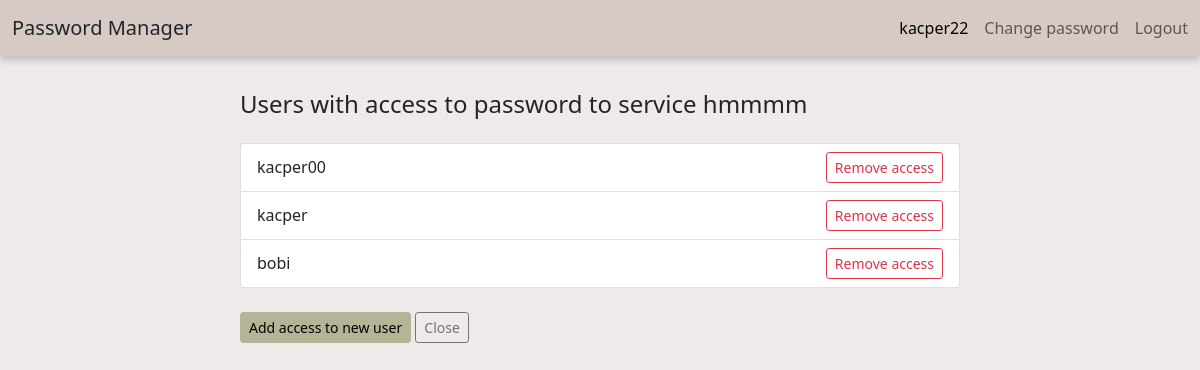
/services/28/permissions (signed in), run on an earlier commit of the app's database.
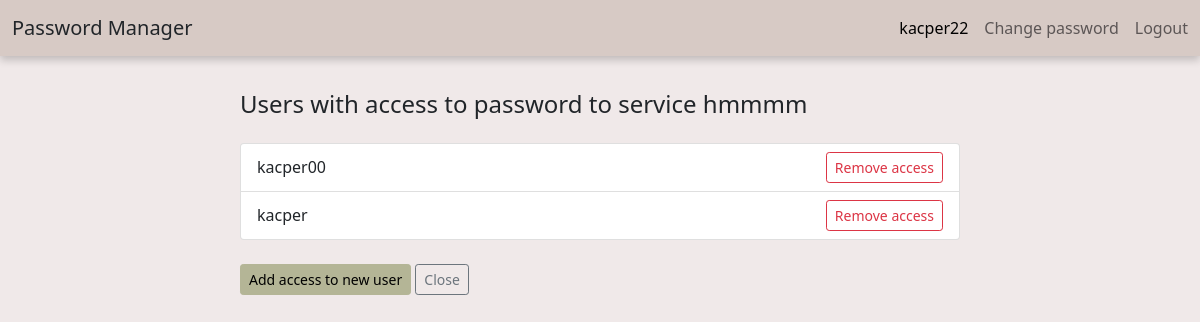
And on a later commit of the database.
### app/models.py (models this page shows, shortened)
class User(db.Model, UserMixin):
    id = db.Column(db.Integer(), primary_key=True)
    username = db.Column(db.String(length=30), nullable=False, unique=True)
    email_address = db.Column(db.String(length=100), nullable=False, unique=True)
    password_hash = db.Column(db.String(length=60), nullable=False)
    services = db.relationship('UserService', backref='user', lazy=True)
    admin_services = db.relationship('Service', backref='admin', lazy=True)
    @property
    def password(self):
        return self.password_hash

class Service(db.Model):
    id = db.Column(db.Integer(), primary_key=True)
    name = db.Column(db.String(length=50), nullable=False)
    link = db.Column(db.String(length=100))
    status = db.Column(db.String(length=20), nullable=False)
    encrypted_password = db.Column(db.String(length=100), nullable=False)
    password_iv = db.Column(db.String(length=100), nullable=False)
    users = db.relationship('UserService', backref='service', lazy=True)
    admin_id = db.Column(db.Integer(), db.ForeignKey('user.id'), nullable=False)
    show_password = "fake"

class UserService(db.Model):
    user_id = db.Column(db.Integer(), db.ForeignKey('user.id'), primary_key=True)
    service_id = db.Column(db.Integer(), db.ForeignKey('service.id'), primary_key=True)

### app/routes.py (the view)
@app.route('/services/<int:service_id>/permissions')
@login_required
def permissions_page(service_id):
    service = Service.query.get(service_id)
    if not check_service(service):
        return redirect(url_for('home_page'))
    return render_template('permissions.html', service=service)

### app/models.py (called while the page is built)
@login_manager.user_loader
def load_user(user_id):
    return User.query.get(int(user_id))

### app/routes.py (called while the page is built)
def check_service(service):
    if not service:
        flash('Service does not exist!', category='danger')
        return False
    if service.admin_id != current_user.id:
        flash('Access denied!', category='danger')
        return False
    return True

@app.context_processor
def example():
    def get_sth(sid):
        service = Service.query.get(sid)
        return service.encrypted_password
    return dict(myf=get_sth)

### app/templates/permissions.html (shortened to what this page needs)
{% extends 'base.html' %}
{% block content %}
<div class="permissions-container">
    <h1 class="h4 mb-4">Users with access to password to service {{ service.name }}</h1>
    <ul class="list-group mb-4">
        {% for us in service.users %}
        <li class="list-group-item d-flex justify-content-between align-items-center">
            {{ us.user.username }}
            <form action="{{ url_for('delete_permission', user_id=us.user.id, service_id=service.id) }}" method="POST">
                <input type="submit" class="btn btn-sm btn-outline-danger bg-cancel" value="Remove access">
            </form>
        </li>
        {% endfor %}
    </ul>
    <a class='btn btn-primary btn-sm bg-confirm' href="{{ url_for('add_permission', service_id=service.id) }}"
       role="button">
        Add access to new user
    </a>
    <a class="btn btn-outline-secondary btn-sm bg-cancel" href="{{ url_for('home_page') }}" role="button">Close</a>
</div>
{%  endblock %}

### app/templates/base.html (shortened to what this page needs)
<!doctype html>
<html lang="pl">
<head>
    <link href="https://cdn.jsdelivr.net/npm/bootstrap@5.1.3/dist/css/bootstrap.min.css" rel="stylesheet"
>
    <link rel="stylesheet" href="https://cdn.jsdelivr.net/npm/bootstrap-icons@1.7.2/font/bootstrap-icons.css">
    <link rel="stylesheet" type="text/css" href="{{ url_for('static', filename='main.css') }}">
</head>
<body class="bg-light-creamy">
<nav class="navbar navbar-expand-md bg-creamy nav-shadow fixed-top">
    <div class="container-fluid">
        <span class="navbar-brand mb-0"><a class="navbar-brand link-dark" href="{{ url_for('home_page') }}">Password Manager</a></span>
        {% if current_user.is_authenticated %}
        <div class="navbar-nav">
            <span class="navbar-text me-3 text-creamy">
              {{ current_user.username }}
            </span>
            <a class="logout nav-link px-0 me-3" href="{{ url_for('change_password') }}">Change password</a>
            <a class="logout nav-link px-0" href="{{ url_for('logout_page') }}">Logout</a>
        </div>
        {% endif %}
    </div>
</nav>
{% block content %}
{% endblock %}
</body>
</html>

### app/static/main.css (style rules this page uses)
:root { --main: #D7CAC5; --light-main: #F0E9E9; --text-main: #000000; --btn-primary: #c7b2b2; --btn-primary-hover: #9f8585; --table: #e1dada; --confirm: #B4B596; --confirm-hover: #c5c6a5; --cancel: #ce6c6c; --cancel-hover: #dc8181; }
body { padding-top: 50px!important; }
.permissions-container { margin-right: 20%; margin-left: 20%; margin-top: 40px; }
.bg-confirm.btn-primary, .bg-confirm.btn-primary:focus { background: var(--confirm); border-color: var(--confirm); }
.bg-creamy { background: var(--main); color: var(--text-main); }
.bg-light-creamy { background: var(--light-main); }
.nav-link, .nav-link:visited { color: var(--text-main); }
.logout.nav-link { color: #5C5656; }
.nav-shadow { box-shadow: 0 4px 8px 0 rgba(0, 0, 0, 0.2); }
.btn-primary, .btn-primary:focus { background: var(--btn-primary); border-color: var(--btn-primary); color: var(--text-main); box-shadow: none; }

What changed in the data, as far as the page shows it:
removed UserService: user.username "bobi"
